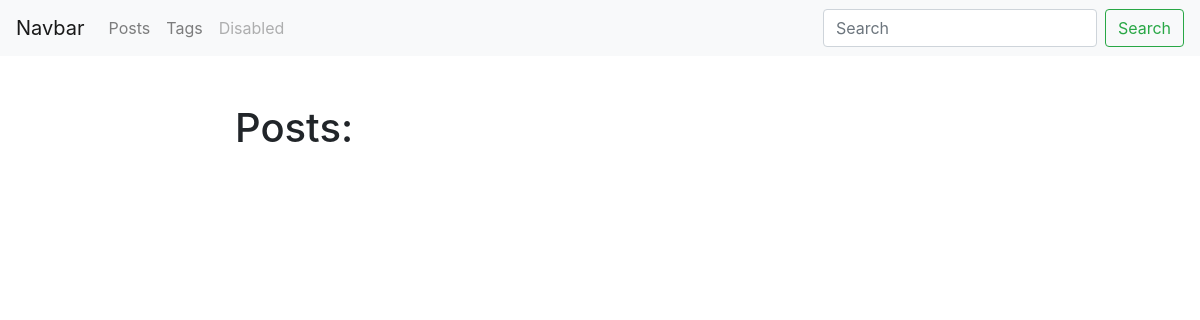
The page /blog/ on the database as committed earlier.
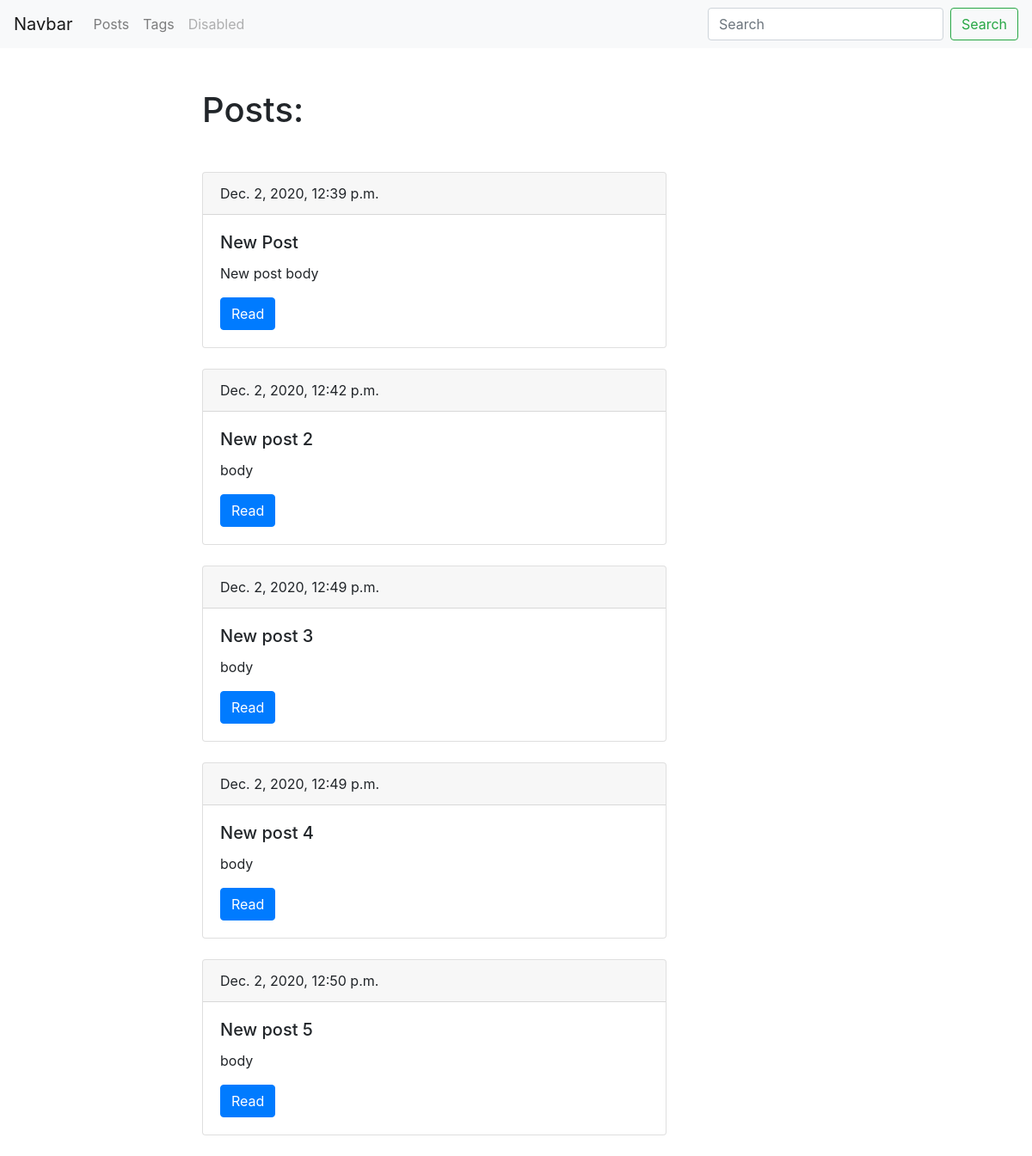
The same page on the database as committed later.
### blog/models.py (models this page shows, shortened)
class Post(models.Model):
	title = models.CharField(max_length=150, db_index=True)
	slug = models.SlugField(max_length=150, unique=True)
	body = models.TextField(blank=True, db_index=True)
	tags = models.ManyToManyField('Tag', blank=True, related_name='posts')
	date_pub = models.DateTimeField(auto_now_add=True)
	def get_absolute_url(self):
		return reverse('post_detail_url', kwargs={'slug': self.slug})

### blog/views.py (the view)
# urls.py: path('', views.post_list, name='post_list'),
def post_list(request):
	posts = Post.objects.all()
	return render(request, 'blog/index.html', context={'posts': posts})

### blog/templates/blog/index.html (shortened to what this page needs)
{% extends 'blog/base_blog.html' %}
{% block content %}
	<h1 class="mb-5">Posts:</h1>
	{% for post in posts %}
		<div class="card mb-4">
			<div class="card-header">
				{{ post.date_pub }}
			</div>
			<div class="card-body">
				<h5 class="card-title">{{ post.title }}</h5>
				<p class="card-text">{{ post.body|truncatewords:15 }}</p>
				<a href="{{ post.get_absolute_url }}" class="btn btn-primary">Read</a>
			</div>
		</div>
	{% endfor %}
{% endblock %}

### blog/templates/blog/base_blog.html
{% extends 'base.html' %}

### templates/base.html (shortened to what this page needs)
<!doctype html>
<html lang="en">
  <head>
    <link rel="stylesheet" href="https://cdn.jsdelivr.net/npm/bootstrap@4.5.3/dist/css/bootstrap.min.css">
  </head>
  <body>
    <nav class="navbar navbar-expand-lg navbar-light bg-light">
      <a class="navbar-brand" href="#">Navbar</a>
      <div class="collapse navbar-collapse" id="navbarTogglerDemo02">
        <ul class="navbar-nav mr-auto mt-2 mt-lg-0">
          <li class="nav-item">
            <a class="nav-link" href="{% url 'post_list' %}">Posts</a>
          </li>
          <li class="nav-item">
            <a class="nav-link" href="{% url 'tags_list_url' %}">Tags</a>
          </li>
          <li class="nav-item">
            <a class="nav-link disabled" href="#" tabindex="-1" aria-disabled="true">Disabled</a>
          </li>
        </ul>
        <form class="form-inline my-2 my-lg-0">
          <input class="form-control mr-sm-2" type="search" placeholder="Search">
          <button class="btn btn-outline-success my-2 my-sm-0" type="submit">Search</button>
        </form>
      </div>
    </nav>
    <div class="container mt-5">
      <div class="row">
        <div class="col-6 offset-md-2">
          {% block content %}{% endblock %}
        </div>
      </div>
    </div>
  </body>
</html>

Rows that differ between the two databases and show on the page:
added Post: date_pub "Dec. 2, 2020, 12:39 p.m.", title "New Post", body "New post body"
added Post: date_pub "Dec. 2, 2020, 12:42 p.m.", title "New post 2", body "body"
added Post: date_pub "Dec. 2, 2020, 12:49 p.m.", title "New post 3", body "body"
added Post: date_pub "Dec. 2, 2020, 12:49 p.m.", title "New post 4", body "body"
added Post: date_pub "Dec. 2, 2020, 12:50 p.m.", title "New post 5", body "body"
